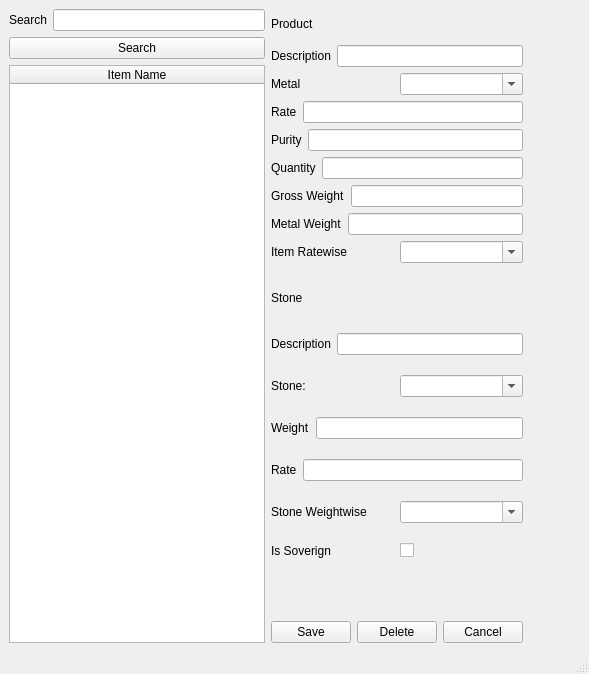
<?xml version="1.0" encoding="UTF-8"?>
<ui version="4.0">
 <class>MainWindow</class>
 <widget class="QMainWindow" name="MainWindow">
  <property name="geometry">
   <rect>
    <x>0</x>
    <y>0</y>
    <width>589</width>
    <height>674</height>
   </rect>
  </property>
  <property name="windowTitle">
   <string>MainWindow</string>
  </property>
  <widget class="QWidget" name="centralwidget">
   <layout class="QHBoxLayout" name="horizontalLayout_18">
    <item>
     <layout class="QVBoxLayout" name="verticalLayout_4">
      <item>
       <layout class="QHBoxLayout" name="horizontalLayout_15">
        <item>
         <widget class="QLabel" name="label_16">
          <property name="text">
           <string>Search</string>
          </property>
         </widget>
        </item>
        <item>
         <widget class="QLineEdit" name="lineEdit_12"/>
        </item>
       </layout>
      </item>
      <item>
       <widget class="QPushButton" name="pushButton_9">
        <property name="text">
         <string>Search</string>
        </property>
       </widget>
      </item>
      <item>
       <widget class="QTableWidget" name="tableWidget">
        <property name="showGrid">
         <bool>false</bool>
        </property>
        <attribute name="horizontalHeaderDefaultSectionSize">
         <number>10</number>
        </attribute>
        <attribute name="horizontalHeaderStretchLastSection">
         <bool>true</bool>
        </attribute>
        <attribute name="verticalHeaderCascadingSectionResizes">
         <bool>false</bool>
        </attribute>
        <column>
         <property name="text">
          <string>Item Name</string>
         </property>
        </column>
       </widget>
      </item>
     </layout>
    </item>
    <item>
     <layout class="QVBoxLayout" name="verticalLayout_3">
      <item>
       <widget class="QLabel" name="label_17">
        <property name="maximumSize">
         <size>
          <width>16777215</width>
          <height>30</height>
         </size>
        </property>
        <property name="text">
         <string>Product</string>
        </property>
       </widget>
      </item>
      <item>
       <layout class="QVBoxLayout" name="verticalLayout">
        <item>
         <layout class="QHBoxLayout" name="horizontalLayout">
          <item>
           <widget class="QLabel" name="label">
            <property name="text">
             <string>Description</string>
            </property>
           </widget>
          </item>
          <item>
           <widget class="QLineEdit" name="lineEdit"/>
          </item>
         </layout>
        </item>
        <item>
         <layout class="QHBoxLayout" name="horizontalLayout_8">
          <item>
           <widget class="QLabel" name="label_8">
            <property name="text">
             <string>Metal</string>
            </property>
           </widget>
          </item>
          <item>
           <widget class="QComboBox" name="comboBox">
            <property name="editable">
             <bool>true</bool>
            </property>
           </widget>
          </item>
         </layout>
        </item>
        <item>
         <layout class="QHBoxLayout" name="horizontalLayout_3">
          <item>
           <widget class="QLabel" name="label_3">
            <property name="text">
             <string>Rate</string>
            </property>
           </widget>
          </item>
          <item>
           <widget class="QLineEdit" name="lineEdit_3"/>
          </item>
         </layout>
        </item>
        <item>
         <layout class="QHBoxLayout" name="horizontalLayout_2">
          <item>
           <widget class="QLabel" name="label_2">
            <property name="text">
             <string>Purity</string>
            </property>
           </widget>
          </item>
          <item>
           <widget class="QLineEdit" name="lineEdit_2"/>
          </item>
         </layout>
        </item>
        <item>
         <layout class="QHBoxLayout" name="horizontalLayout_4">
          <item>
           <widget class="QLabel" name="label_4">
            <property name="text">
             <string>Quantity</string>
            </property>
           </widget>
          </item>
          <item>
           <widget class="QLineEdit" name="lineEdit_4"/>
          </item>
         </layout>
        </item>
        <item>
         <layout class="QHBoxLayout" name="horizontalLayout_5">
          <item>
           <widget class="QLabel" name="label_5">
            <property name="text">
             <string>Gross Weight</string>
            </property>
           </widget>
          </item>
          <item>
           <widget class="QLineEdit" name="lineEdit_5"/>
          </item>
         </layout>
        </item>
        <item>
         <layout class="QHBoxLayout" name="horizontalLayout_6">
          <item>
           <widget class="QLabel" name="label_6">
            <property name="text">
             <string>Metal Weight</string>
            </property>
           </widget>
          </item>
          <item>
           <widget class="QLineEdit" name="lineEdit_6"/>
          </item>
         </layout>
        </item>
        <item>
         <layout class="QHBoxLayout" name="horizontalLayout_17">
          <item>
           <widget class="QLabel" name="label_18">
            <property name="text">
             <string>Item Ratewise</string>
            </property>
           </widget>
          </item>
          <item>
           <widget class="QComboBox" name="comboBox_3">
            <property name="editable">
             <bool>true</bool>
            </property>
           </widget>
          </item>
         </layout>
        </item>
       </layout>
      </item>
      <item>
       <layout class="QVBoxLayout" name="verticalLayout_2">
        <item>
         <widget class="QLabel" name="label_15">
          <property name="maximumSize">
           <size>
            <width>16777215</width>
            <height>30</height>
           </size>
          </property>
          <property name="text">
           <string>Stone</string>
          </property>
         </widget>
        </item>
        <item>
         <layout class="QHBoxLayout" name="horizontalLayout_12">
          <item>
           <widget class="QLabel" name="label_12">
            <property name="text">
             <string>Description</string>
            </property>
           </widget>
          </item>
          <item>
           <widget class="QLineEdit" name="lineEdit_11"/>
          </item>
         </layout>
        </item>
        <item>
         <layout class="QHBoxLayout" name="horizontalLayout_7">
          <item>
           <widget class="QLabel" name="label_7">
            <property name="text">
             <string>Stone:</string>
            </property>
           </widget>
          </item>
          <item>
           <widget class="QComboBox" name="comboBox_4">
            <property name="editable">
             <bool>true</bool>
            </property>
           </widget>
          </item>
         </layout>
        </item>
        <item>
         <layout class="QHBoxLayout" name="horizontalLayout_11">
          <item>
           <widget class="QLabel" name="label_11">
            <property name="text">
             <string>Weight</string>
            </property>
           </widget>
          </item>
          <item>
           <widget class="QLineEdit" name="lineEdit_10"/>
          </item>
         </layout>
        </item>
        <item>
         <layout class="QHBoxLayout" name="horizontalLayout_10">
          <item>
           <widget class="QLabel" name="label_10">
            <property name="text">
             <string>Rate</string>
            </property>
           </widget>
          </item>
          <item>
           <widget class="QLineEdit" name="lineEdit_9"/>
          </item>
         </layout>
        </item>
        <item>
         <layout class="QHBoxLayout" name="horizontalLayout_9"/>
        </item>
        <item>
         <layout class="QHBoxLayout" name="horizontalLayout_13">
          <item>
           <widget class="QLabel" name="label_13">
            <property name="text">
             <string>Stone Weightwise</string>
            </property>
           </widget>
          </item>
          <item>
           <widget class="QComboBox" name="comboBox_2">
            <property name="enabled">
             <bool>true</bool>
            </property>
            <property name="editable">
             <bool>true</bool>
            </property>
           </widget>
          </item>
         </layout>
        </item>
        <item>
         <layout class="QHBoxLayout" name="horizontalLayout_14">
          <item>
           <widget class="QLabel" name="label_14">
            <property name="text">
             <string>Is Soverign</string>
            </property>
           </widget>
          </item>
          <item>
           <widget class="QCheckBox" name="checkBox">
            <property name="text">
             <string/>
            </property>
           </widget>
          </item>
         </layout>
        </item>
       </layout>
      </item>
      <item>
       <spacer name="verticalSpacer">
        <property name="orientation">
         <enum>Qt::Vertical</enum>
        </property>
        <property name="sizeType">
         <enum>QSizePolicy::Fixed</enum>
        </property>
        <property name="sizeHint" stdset="0">
         <size>
          <width>20</width>
          <height>40</height>
         </size>
        </property>
       </spacer>
      </item>
      <item>
       <layout class="QHBoxLayout" name="horizontalLayout_16">
        <item>
         <widget class="QPushButton" name="pushButton_7">
          <property name="text">
           <string>Save</string>
          </property>
         </widget>
        </item>
        <item>
         <widget class="QPushButton" name="pushButton_6">
          <property name="text">
           <string>Delete</string>
          </property>
         </widget>
        </item>
        <item>
         <widget class="QPushButton" name="pushButton_8">
          <property name="text">
           <string>Cancel</string>
          </property>
         </widget>
        </item>
       </layout>
      </item>
     </layout>
    </item>
    <item>
     <spacer name="horizontalSpacer_2">
      <property name="orientation">
       <enum>Qt::Horizontal</enum>
      </property>
      <property name="sizeHint" stdset="0">
       <size>
        <width>40</width>
        <height>20</height>
       </size>
      </property>
     </spacer>
    </item>
   </layout>
  </widget>
  <widget class="QMenuBar" name="menubar">
   <property name="geometry">
    <rect>
     <x>0</x>
     <y>0</y>
     <width>589</width>
     <height>22</height>
    </rect>
   </property>
  </widget>
  <widget class="QStatusBar" name="statusbar"/>
 </widget>
 <resources/>
 <connections/>
</ui>
